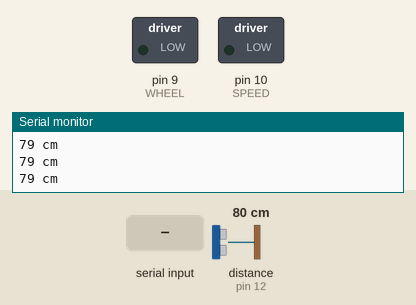
Simulated run of this sketch. Board: Arduino Uno, built with avr-gcc and run on an emulated ATmega328P. Shown: switched loads named in the sketch (green lamp = pin HIGH), the last lines printed to the serial monitor. Wiring (inferred from the names in the program): ultrasonic range finder: trigger pin 11; echo pin 12. The inputs (shaded band) are chosen by the test bench; at power-on: distance to the obstacle (sensor on pin 12) 80 cm. The echo pulse lasts 58.3 µs per cm; pins used as bus, display or sensor lines are not drawn.

Above: at 1.2 s.
1.3 s: distance to the obstacle (sensor on pin 12) set to 169 cm
2.8 s: distance to the obstacle (sensor on pin 12) set to 175 cm
At 3.2 s:
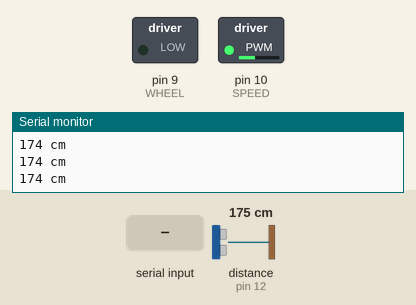
4.3 s: "L" received over Serial
At 5.5 s:
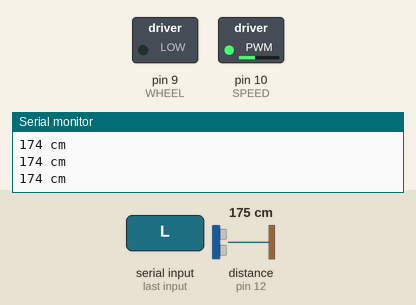
5.8 s: "R" received over Serial
At 6.9 s:
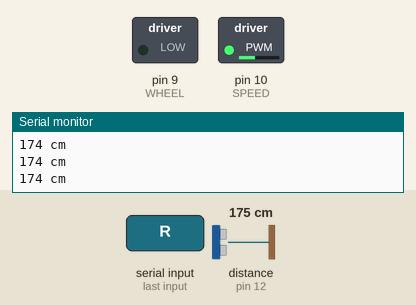
Timing chart, 0 to 8.3 s (numbered marks = the images above; inputs shaded):
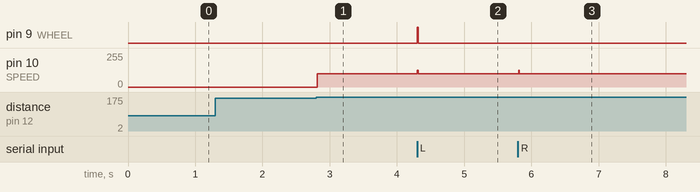

Measured:
- the behaviour switches between 171 and 172 cm on distance to the obstacle (sensor on pin 12) (found by bisection; images 0 and 1)
- after the input at 2.8 s, pin 10 (SPEED): 0/255 → 100/255 at once
- after the input at 4.3 s, pin 9 (WHEEL): LOW → HIGH at once, → LOW 0.01 s later; pin 10 (SPEED): 100/255 → 127/255 at once, → 100/255 0.01 s later
- after the input at 5.8 s, pin 10 (SPEED): 100/255 → 127/255 at once, → 100/255 0.01 s later

The sketch:

sketch_dec26r_DC_SENSOR.ino
```cpp
//초음파 센서의 거리에 따라 모터 속도 제어

int SPEED= 10;
int WHEEL = 9;
int val = 127;
const int trig_pin = 11;
const int echo_pin = 12;


void setup() {
  Serial.begin(115200);
  pinMode(SPEED,OUTPUT);
  pinMode(WHEEL,OUTPUT);
  digitalWrite(WHEEL, LOW);
  analogWrite(SPEED,0);
  pinMode(trig_pin, OUTPUT);
  pinMode(echo_pin, INPUT);
}

void loop() {
  digitalWrite(trig_pin, LOW);
  delayMicroseconds(2);
  digitalWrite(trig_pin, HIGH);
  delayMicroseconds(10);
  digitalWrite(trig_pin, LOW);

  long duration = pulseIn(echo_pin, HIGH);
  long distance = (duration/2) /29.1; // distance = duration/58.2

  Serial.print(distance);
  Serial.println(" cm");

  digitalWrite(WHEEL, LOW);
  int level = map(distance, 0, 1023, 0, 6);
  analogWrite(SPEED, level*100);

  if (Serial.available()>0){
    char c = Serial.read();
    if(c=='R'){
      digitalWrite(WHEEL, LOW);
      analogWrite(SPEED,val);
    }
    else if(c=='L'){
      digitalWrite(WHEEL, HIGH);
      analogWrite(SPEED,val);
    }
    else if(c=='S'){
      digitalWrite(WHEEL, LOW);
      analogWrite(SPEED,0);
    }
  }

}
```
